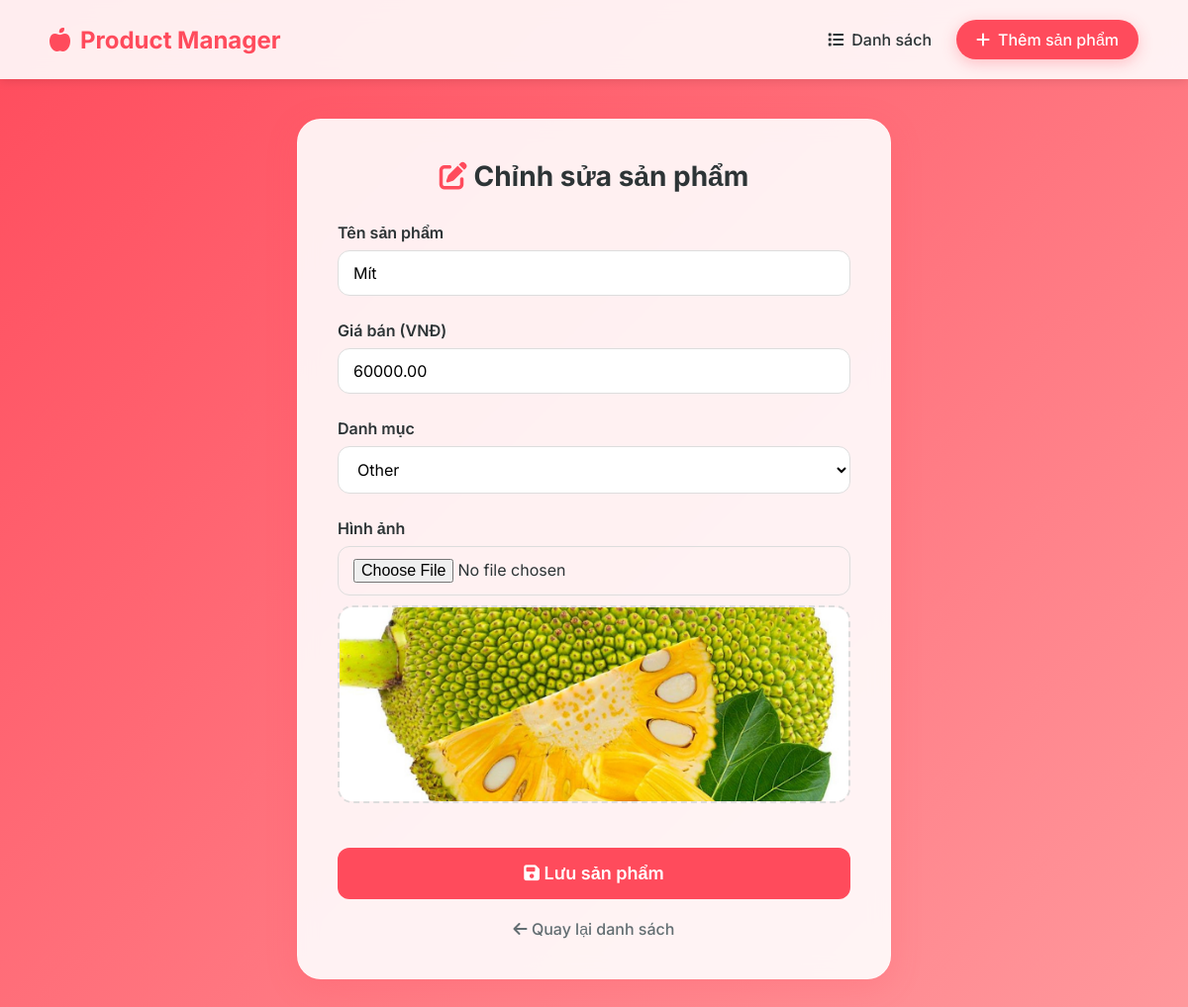
/edit/8/, run on the app's committed database.
### products/models.py (models this page shows, shortened)
class Product(models.Model):
    CATEGORY_CHOICES = (
        ('citrus', 'Citrus Fruits'),
        ('stone', 'Stone Fruits'),
        ('melons', 'Melons'),
        ('other', 'Other'),
    )
    name = models.CharField(max_length=200, verbose_name='Product Name')
    price = models.DecimalField(max_digits=10, decimal_places=2, verbose_name='Price')
    category = models.CharField(max_length=50, choices=CATEGORY_CHOICES, default='other', verbose_name='Category')
    image = models.ImageField(upload_to='products/', blank=True, null=True, verbose_name='Product Image')
    created_at = models.DateTimeField(auto_now_add=True, verbose_name='Created At')
    updated_at = models.DateTimeField(auto_now=True, verbose_name='Updated At')
    class Meta:
        verbose_name = 'Product'
        verbose_name_plural = 'Products'
        ordering = ['-created_at']

### products/views.py (the view, shortened to what this page needs)
# urls.py: path('edit/<int:pk>/', ProductUpdatePageView.as_view(), name='product_edit'),
class ProductUpdatePageView(View):
    def get(self, request, pk):
        product = get_object_or_404(Product, pk=pk)
        return render(request, 'product_form.html', {
            'product': product,
            'categories': Product.CATEGORY_CHOICES
        })

### templates/product_form.html (shortened to what this page needs)
{% extends 'base.html' %}
{% block content %}
<div class="form-container">
    <div class="glass-card">
        <h2 style="font-size: 28px; margin-bottom: 30px; text-align: center; color: var(--text-dark);">
            <i class="fas {% if product %}fa-edit{% else %}fa-plus-circle{% endif %}" style="color: var(--primary-color);"></i>
            {% if product %}Chỉnh sửa sản phẩm{% else %}Thêm sản phẩm mới{% endif %}
        </h2>
        <form method="POST" enctype="multipart/form-data">
            <div class="form-group">
                <label for="name">Tên sản phẩm</label>
                <input type="text" name="name" id="name" class="form-control" required
                       value="{% if product %}{{ product.name }}{% endif %}" placeholder="Ví dụ: Táo Đỏ Mỹ">
            </div>
            <div class="form-group">
                <label for="price">Giá bán (VNĐ)</label>
                <input type="number" name="price" id="price" class="form-control" required step="0.01"
                       value="{% if product %}{{ product.price|stringformat:'.2f' }}{% endif %}" placeholder="0.00">
            </div>
            <div class="form-group">
                <label for="category">Danh mục</label>
                <select name="category" id="category" class="form-control" required>
                    {% for val, label in categories %}
                        <option value="{{ val }}" {% if product and product.category == val %}selected{% endif %}>
                            {{ label }}
                        </option>
                    {% endfor %}
                </select>
            </div>
            <div class="form-group">
                <label for="image">Hình ảnh</label>
                <input type="file" name="image" id="image" class="form-control" accept="image/*" onchange="previewImage(event)">
                <div class="image-preview" id="preview-container">
                    {% if product and product.image %}
                        <img src="{{ product.image.url }}" id="preview-img">
                    {% else %}
                        <i class="fas fa-cloud-arrow-up fa-3x" style="color: #ccc;"></i>
                    {% endif %}
                </div>
            </div>
            <button type="submit" class="btn-submit">
                <i class="fas fa-save"></i> Lưu sản phẩm
            </button>
            <a href="/" class="btn-back"><i class="fas fa-arrow-left"></i> Quay lại danh sách</a>
        </form>
    </div>
</div>
{% endblock %}

### data on the page
Product: name "Mít", price "60000.00", category "Other", image (picture)
